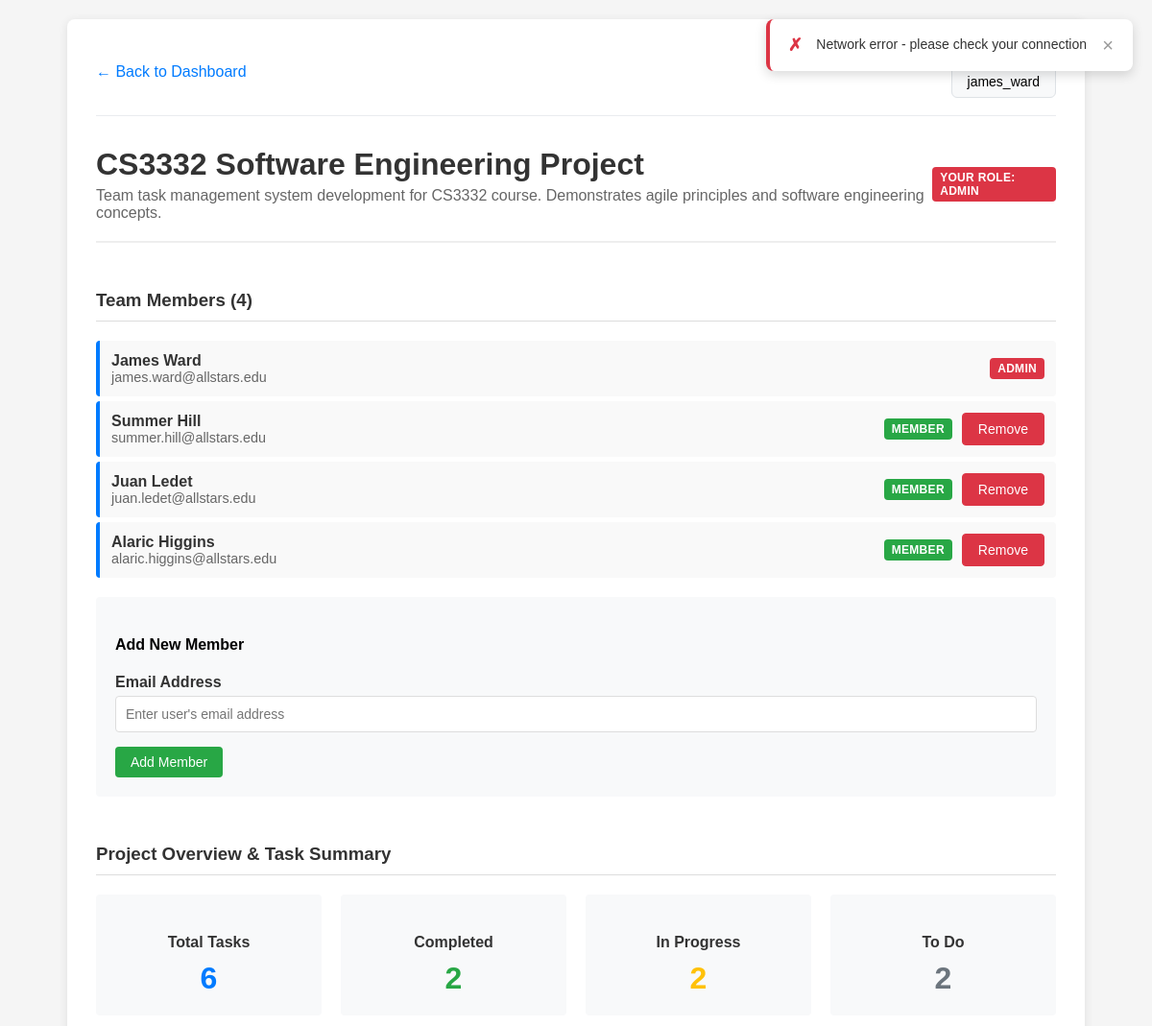
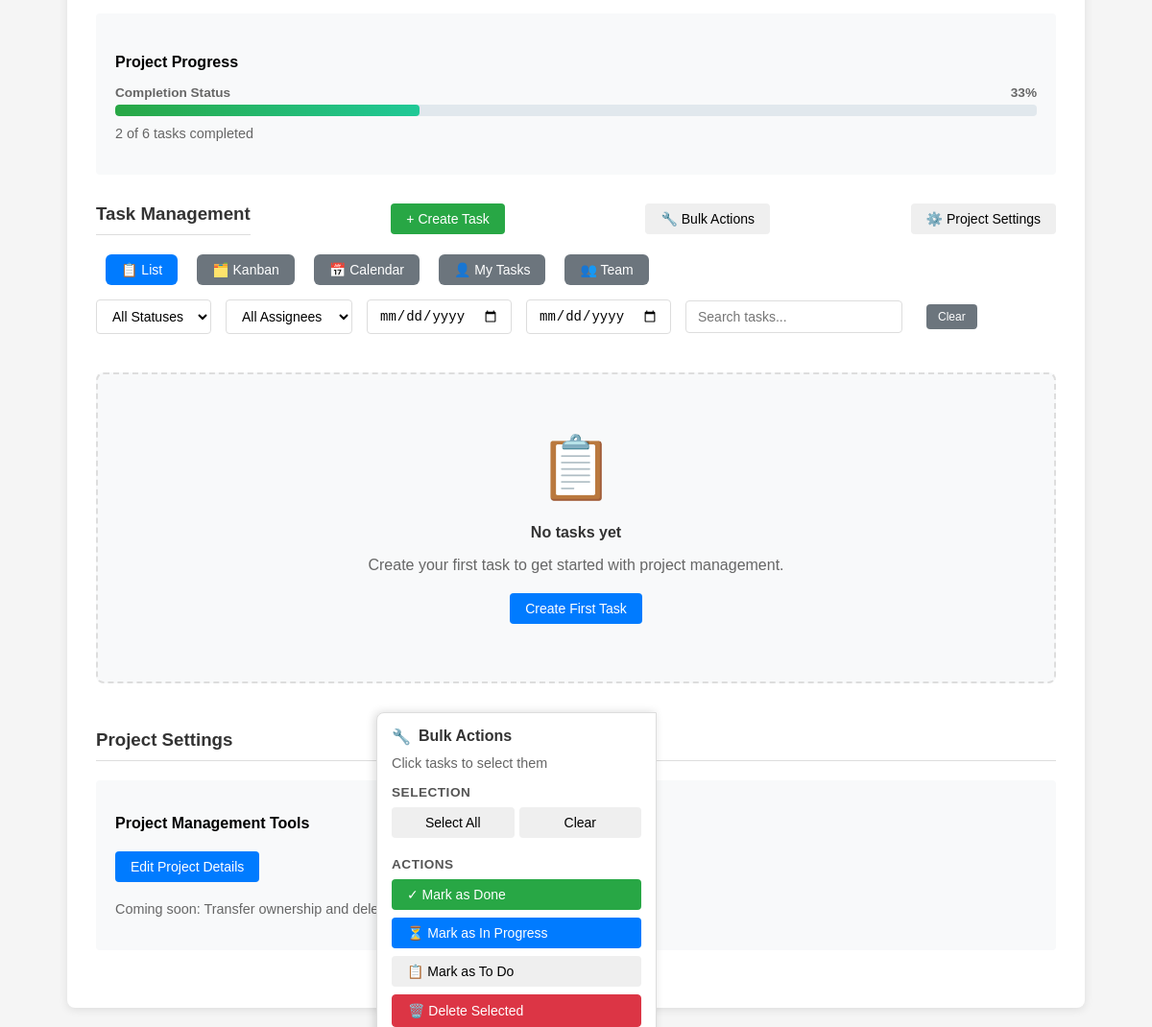
Screenshot of /project.php?id=1 (signed in) with the database file from the repository (2 pictures, top to bottom).
### tables this page shows
CREATE TABLE users (
    user_id INT AUTO_INCREMENT PRIMARY KEY,
    username VARCHAR(50) UNIQUE NOT NULL,
    email VARCHAR(100) UNIQUE NOT NULL,
    password_hash VARCHAR(255) NOT NULL,
    name VARCHAR(100) NOT NULL,
    created_at TIMESTAMP DEFAULT CURRENT_TIMESTAMP
);

CREATE TABLE projects (
    project_id INT AUTO_INCREMENT PRIMARY KEY,
    title VARCHAR(100) NOT NULL,
    description TEXT,
    created_date TIMESTAMP DEFAULT CURRENT_TIMESTAMP,
    updated_at TIMESTAMP DEFAULT CURRENT_TIMESTAMP ON UPDATE CURRENT_TIMESTAMP
);

CREATE TABLE project_memberships (
    membership_id INT AUTO_INCREMENT PRIMARY KEY,
    project_id INT NOT NULL,
    user_id INT NOT NULL,
    role ENUM('member', 'admin') DEFAULT 'member',
    joined_at TIMESTAMP DEFAULT CURRENT_TIMESTAMP,
    UNIQUE KEY unique_membership (project_id, user_id),
    FOREIGN KEY (project_id) REFERENCES projects(project_id) ON DELETE CASCADE,
    FOREIGN KEY (user_id) REFERENCES users(user_id) ON DELETE CASCADE
);

### project.php (the view, shortened to what this page needs)
<?php
$currentUser = [
    'user_id' => $_SESSION['user_id'],
    'username' => $_SESSION['username'] ?? '',
    'role' => $_SESSION['role'] ?? 'user'
];
$host = 'localhost';
$dbname = 'ttpm_system';
$username = 'root';
$password = '';
$mysqli = new mysqli($host, $username, $password, $dbname);
$project_id = (int)($_GET['id'] ?? 0);
$stmt = $mysqli->prepare("SELECT role FROM project_memberships WHERE user_id = ? AND project_id = ?");
$stmt->bind_param("ii", $_SESSION['user_id'], $project_id);
$stmt->execute();
$result = $stmt->get_result();
$membership = $result->fetch_assoc();
$user_role = $membership['role'];
$is_admin = ($user_role === 'admin');
$stmt = $mysqli->prepare("SELECT * FROM projects WHERE project_id = ?");
$stmt->bind_param("i", $project_id);
$stmt->execute();
$result = $stmt->get_result();
$project = $result->fetch_assoc();
$stmt = $mysqli->prepare("
    SELECT pm.role, pm.joined_at, u.username, u.name, u.email, u.user_id
    FROM project_memberships pm
    JOIN users u ON pm.user_id = u.user_id
    WHERE pm.project_id = ?
    ORDER BY pm.role DESC, pm.joined_at ASC
");
$stmt->bind_param("i", $project_id);
$stmt->execute();
$result = $stmt->get_result();
$members = [];
while ($row = $result->fetch_assoc()) {
    $members[] = $row;
}
$taskMetrics = [
    'total_tasks' => 0,
    'completed_tasks' => 0,
    'in_progress_tasks' => 0,
    'todo_tasks' => 0,
    'completion_percentage' => 0
];
$stmt = $mysqli->prepare("
    SELECT
        COUNT(*) as total_tasks,
        SUM(CASE WHEN status = 'Done' THEN 1 ELSE 0 END) as completed_tasks,
        SUM(CASE WHEN status = 'In Progress' THEN 1 ELSE 0 END) as in_progress_tasks,
        SUM(CASE WHEN status = 'To Do' THEN 1 ELSE 0 END) as todo_tasks
    FROM tasks
    WHERE project_id = ?
");
$stmt->bind_param("i", $project_id);
$stmt->execute();
$result = $stmt->get_result();
if ($row = $result->fetch_assoc()) {
    $taskMetrics = $row;
    $taskMetrics['completion_percentage'] = $taskMetrics['total_tasks'] > 0
        ? round(($taskMetrics['completed_tasks'] / $taskMetrics['total_tasks']) * 100)
        : 0;
}
?>
<!DOCTYPE html>
<html lang="en">
<head>
    <link rel="stylesheet" href="assets/css/project.css">
    <link rel="stylesheet" href="assets/css/components.css">
</head>
<body>
    <div class="container">
        <nav class="navbar">
            <div class="navbar-nav">
                <a href="dashboard.php" class="back-link">← Back to Dashboard</a>
            </div>
            <div class="navbar-user">
                <div class="dropdown">
                    <button class="btn dropdown-toggle" type="button" id="userDropdown">
                        <?php echo htmlspecialchars($currentUser['username']); ?>
                    </button>
                </div>
            </div>
        </nav>
        <div class="header">
            <div>
                <h1 class="project-title"><?php echo htmlspecialchars($project['title']); ?></h1>
                <p class="text-muted" style="margin: 5px 0 0 0;">
                    <?php echo htmlspecialchars($project['description'] ?? 'No description provided'); ?>
                </p>
            </div>
            <div>
                <span class="role-badge role-<?php echo $user_role; ?>">
                    Your Role: <?php echo ucfirst($user_role); ?>
                </span>
            </div>
        </div>
        <div class="section">
            <h3>Team Members (<?php echo count($members); ?>)</h3>
            <ul class="member-list">
                <?php foreach ($members as $member): ?>
                    <li class="member-item">
                        <div class="member-info">
                            <div class="member-name">
                                <?php echo htmlspecialchars($member['name'] ?: $member['username']); ?>
                            </div>
                            <div class="member-email">
                                <?php echo htmlspecialchars($member['email']); ?>
                            </div>
                        </div>
                        <div class="member-actions">
                            <span class="role-badge role-<?php echo $member['role']; ?>"
                                  data-tooltip="User role: <?php echo ucfirst($member['role']); ?>">
                                <?php echo ucfirst($member['role']); ?>
                            </span>
                            <?php if ($is_admin && $member['user_id'] != $_SESSION['user_id']): ?>
                                <button type="button" class="btn btn-danger remove-member-btn admin-only"
                                        data-role-show="admin"
                                        data-user-id="<?php echo $member['user_id']; ?>"
                                        data-tooltip="Remove <?php echo htmlspecialchars($member['name'] ?: $member['username']); ?> from project"
                                        data-tooltip-theme="error">Remove</button>
                            <?php endif; ?>
                        </div>
                    </li>
                <?php endforeach; ?>
            </ul>
            <?php if ($is_admin): ?>
                <div class="add-member-form admin-only">
                    <h4>Add New Member</h4>
                    <form id="add-member-form">
                        <div class="form-group small">
                            <label for="email">Email Address</label>
                            <input type="email" id="email" name="email" required placeholder="Enter user's email address">
                        </div>
                        <button type="submit" class="btn btn-success">Add Member</button>
                    </form>
                </div>
            <?php endif; ?>
        </div>
        <div class="section">
            <h3>Project Overview & Task Summary</h3>
            <div class="task-metrics-grid">
                <div class="metric-card">
                    <h4 class="metric-title">Total Tasks</h4>
                    <div class="metric-value total" id="total-tasks-count">
                        <?php echo $taskMetrics['total_tasks']; ?>
                    </div>
                </div>
                <div class="metric-card">
                    <h4 class="metric-title">Completed</h4>
                    <div class="metric-value completed" id="completed-tasks-count">
                        <?php echo $taskMetrics['completed_tasks']; ?>
                    </div>
                </div>
                <div class="metric-card">
                    <h4 class="metric-title">In Progress</h4>
                    <div class="metric-value in-progress" id="in-progress-tasks-count">
                        <?php echo $taskMetrics['in_progress_tasks']; ?>
                    </div>
                </div>
                <div class="metric-card">
                    <h4 class="metric-title">To Do</h4>
                    <div class="metric-value todo" id="todo-tasks-count">
                        <?php echo $taskMetrics['todo_tasks']; ?>
                    </div>
                </div>
            </div>
            <div class="progress-overview">
                <h4>Project Progress</h4>
                <div class="project-progress">
                    <div class="progress-label">
                        <span><strong>Completion Status</strong></span>
                        <span><strong id="completion-percentage"><?php echo $taskMetrics['completion_percentage']; ?>%</strong></span>
                    </div>
                    <div class="progress-bar large">
                        <div class="progress-fill <?php echo $taskMetrics['completion_percentage'] == 0 ? 'zero' : ''; ?>"
                             id="progress-fill" style="width: <?php echo $taskMetrics['completion_percentage']; ?>%"></div>
                    </div>
                    <div class="progress-details" id="progress-details">
                        <?php if ($taskMetrics['total_tasks'] > 0): ?>
                            <?php echo $taskMetrics['completed_tasks']; ?> of <?php echo $taskMetrics['total_tasks']; ?> tasks completed
                        <?php else: ?>
                            No tasks created yet. Tasks will appear here once CS3-13 (Task Management) is implemented.
                        <?php endif; ?>
                    </div>
                </div>
            </div>
        </div>
        <div class="section member-only">
            <div class="section-header">
                <h3>Task Management</h3>
                <button id="create-task-btn" class="btn btn-success member-only"
                        onclick="showTaskModal(); return false;"
                        data-tooltip="Create a new task for this project">
                    + Create Task
                </button>
                <div style="position: relative; display: inline-block;">
                    <button id="bulk-actions-btn" class="btn btn-warning admin-only" data-role-show="admin" data-tooltip="Admin-only bulk operations">
                        🔧 Bulk Actions
                    </button>
                </div>
                <button id="project-settings-btn" class="btn btn-info admin-only" data-role-show="admin" data-tooltip="Admin project settings">
                    ⚙️ Project Settings
                </button>
            </div>
            <div class="task-controls">
                <div class="view-toggle">
                    <button id="list-view-btn" class="btn btn-secondary active" data-tooltip="List view">
                        📋 List
                    </button>
                    <button id="kanban-view-btn" class="btn btn-secondary" data-tooltip="Kanban board">
                        🗂️ Kanban
                    </button>
                    <button id="calendar-view-btn" class="btn btn-secondary" data-tooltip="Calendar view">
                        📅 Calendar
                    </button>
                    <button id="mytasks-view-btn" class="btn btn-secondary" data-tooltip="My tasks">
                        👤 My Tasks
                    </button>
                    <button id="team-view-btn" class="btn btn-secondary" data-tooltip="Team view">
                        👥 Team
                    </button>
                </div>
                <div class="task-filters">
                    <select id="status-filter" class="filter-select">
                        <option value="">All Statuses</option>
                    </select>
                    <select id="assignee-filter" class="filter-select">
                        <option value="">All Assignees</option>
                    </select>
                    <input type="date" id="due-start-filter" class="filter-select" title="Due date from">
                    <input type="date" id="due-end-filter" class="filter-select" title="Due date to">
                    <input type="text" id="search-tasks" placeholder="Search tasks..." class="search-input">
                    <button type="button" id="clear-filters-btn" class="btn btn-secondary btn-small"
                            data-tooltip="Clear all filters">Clear</button>
                </div>
            </div>
            <div id="task-list-view" class="task-list-view">
                <div id="empty-state" class="empty-state" style="display: none;">
                    <div class="empty-icon">📋</div>
                    <h4>No tasks yet</h4>
                    <p>Create your first task to get started with project management.</p>
                    <button id="create-first-task-btn" class="btn btn-primary">Create First Task</button>
                </div>
            </div>
        </div>
        <div id="bulk-actions-dropdown" class="admin-only">
            <div class="bulk-sidebar-header">
                <h4 style="margin: 0 0 10px 0; color: #333; display: flex; align-items: center; gap: 8px;">
                    🔧 <span>Bulk Actions</span>
                </h4>
                <div id="selected-count" style="font-size: 0.9em; color: #666; margin-bottom: 15px;">Click tasks to select them</div>
            </div>
            <div class="bulk-selection-controls">
                <h6 style="margin: 0 0 8px 0; color: #555; font-size: 0.85em; text-transform: uppercase; letter-spacing: 0.5px;">Selection</h6>
                <div style="display: flex; gap: 5px; margin-bottom: 20px;">
                    <button class="btn btn-sm btn-outline-primary" onclick="selectAllTasks()" style="flex: 1;">Select All</button>
                    <button class="btn btn-sm btn-outline-secondary" onclick="clearTaskSelection()" style="flex: 1;">Clear</button>
                </div>
            </div>
            <div class="bulk-actions-section">
                <h6 style="margin: 0 0 8px 0; color: #555; font-size: 0.85em; text-transform: uppercase; letter-spacing: 0.5px;">Actions</h6>
                <div style="display: flex; flex-direction: column; gap: 8px; margin-bottom: 20px;">
                    <button class="btn btn-sm btn-success" onclick="bulkUpdateStatus('Done')" style="text-align: left;">✓ Mark as Done</button>
                    <button class="btn btn-sm btn-primary" onclick="bulkUpdateStatus('In Progress')" style="text-align: left;">⏳ Mark as In Progress</button>
                    <button class="btn btn-sm btn-warning" onclick="bulkUpdateStatus('To Do')" style="text-align: left;">📋 Mark as To Do</button>
                    <button class="btn btn-sm btn-danger" onclick="bulkDeleteTasks()" style="text-align: left;">🗑️ Delete Selected</button>
                </div>
            </div>
        </div>
        <?php if ($is_admin): ?>
            <div class="section admin-only">
                <h3>Project Settings</h3>
                <div class="add-member-form">
                    <p class="mb-2"><strong>Project Management Tools</strong></p>
                    <a href="edit-project.php?id=<?php echo $project_id; ?>" class="btn btn-primary">Edit Project Details</a>
                    <p class="mt-2 text-muted" style="font-size: 0.9rem;">
                        Coming soon: Transfer ownership and delete project
                    </p>
                </div>
            </div>
        <?php endif; ?>
    </div>
</body>
</html>

### assets/css/components.css (style rules this page uses)
.admin-only { display: none; }
.admin-only.admin-enabled { display: block !important; }
.member-only { display: block; }
.role-badge { display: inline-block; padding: 0.25rem 0.5rem; font-size: 0.75rem; font-weight: 600; border-radius: 0.25rem; text-transform: uppercase; letter-spacing: 0.025em; }
.member-name { font-size: 1rem; font-weight: 600; }
.navbar { display: flex; justify-content: space-between; align-items: center; padding: 1rem 0; margin-bottom: 2rem; border-bottom: 1px solid #e9ecef; }
.navbar-nav { display: flex; align-items: center; gap: 1rem; }
.navbar-user { display: flex; align-items: center; }
.dropdown { position: relative; }
.dropdown-toggle { background: #f8f9fa; border: 1px solid #dee2e6; padding: 0.5rem 1rem; border-radius: 0.375rem; cursor: pointer; }
#bulk-actions-dropdown { z-index: 1001; }
#bulk-actions-dropdown { display: none; position: fixed; width: 280px; height: auto; max-height: calc(100vh - 140px); background: white; border: 1px solid #ddd; border-radius: 8px 0 0 8px; box-shadow: -2px 0 10px rgba(0,0,0,0.15); padding: 15px; z-index: 1001; transition: transform 0.3s ease-in-out; overflow-y: auto; transform: translateX(100%); }
@media (max-width: 1200px) { #bulk-actions-dropdown { width: 260px; } }

### rows the page displays
users: username "james_ward"
projects: title "CS3332 Software Engineering Project", description "Team task management system development for CS3332 course. Demonstrates agile principles and software engineering concepts."
project_memberships: role "ADMIN", user.name "James Ward", user.email "james.ward@allstars.edu"
project_memberships: user.name "Summer Hill", user.email "summer.hill@allstars.edu", role "MEMBER"
project_memberships: user.name "Juan Ledet", user.email "juan.ledet@allstars.edu", role "MEMBER"
project_memberships: user.name "Alaric Higgins", user.email "alaric.higgins@allstars.edu", role "MEMBER"

### other values shown
count($members) "4"
$taskMetrics['total_tasks'] "6"
$taskMetrics['completed_tasks'] "2"
$taskMetrics['in_progress_tasks'] "2"
$taskMetrics['todo_tasks'] "2"
$taskMetrics['completion_percentage'] "33"
